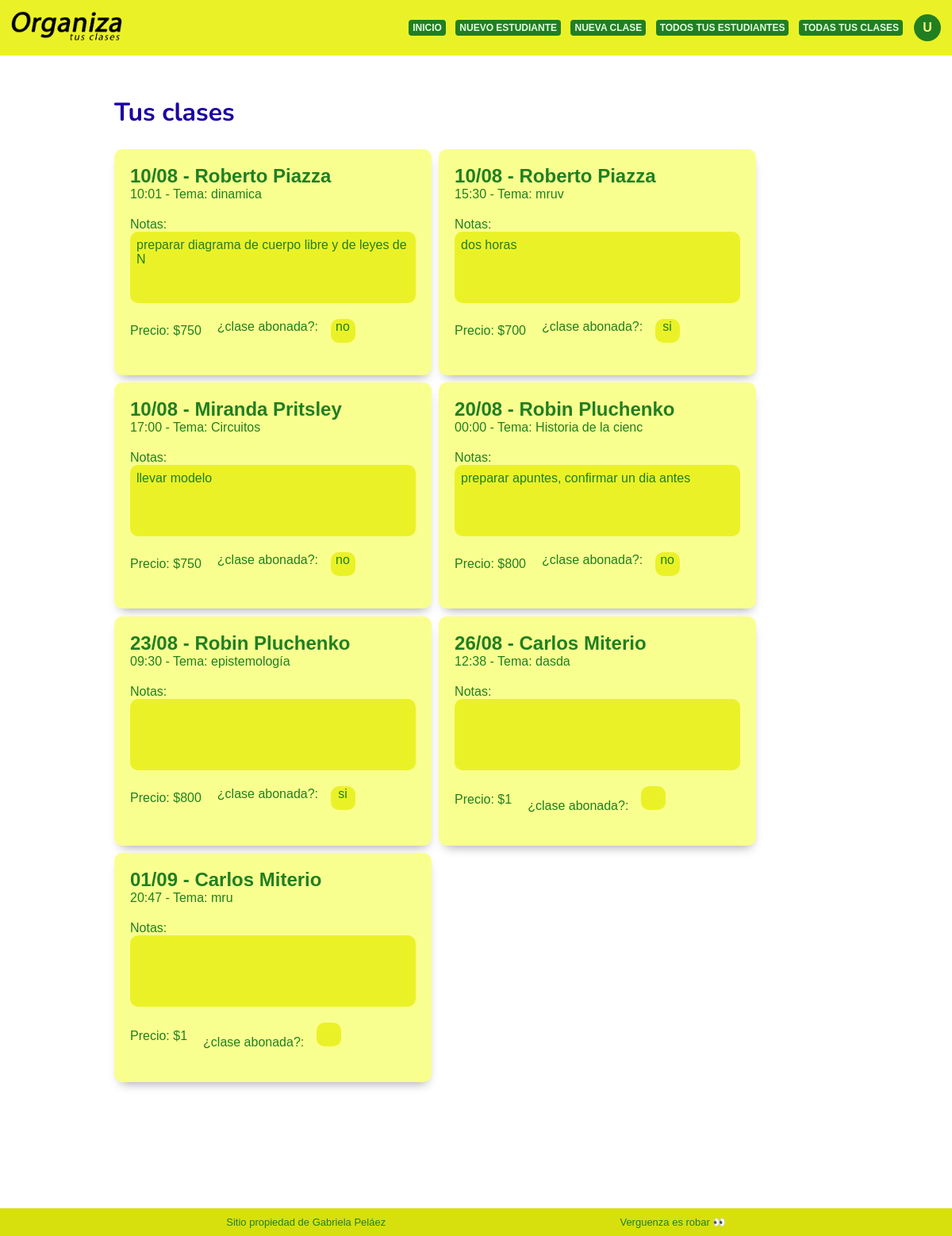
The app's page /datosClases.php (signed in) with its own data.
### tables this page shows
CREATE TABLE `clase` (
  `id_clase` int(11) NOT NULL,
  `temaClase` varchar(20) NOT NULL,
  `fecha` date NOT NULL,
  `hora` time NOT NULL,
  `precioClase` int(5) NOT NULL,
  `pago` varchar(2) NOT NULL,
  `comentClase` text NOT NULL,
  `usu_id` int(11) NOT NULL,
  `estud_id` int(11) NOT NULL
);

CREATE TABLE `estudiante` (
  `id_estud` int(11) NOT NULL,
  `nomEstud` varchar(11) NOT NULL,
  `apeEstud` varchar(11) NOT NULL,
  `correoEstud` varchar(20) NOT NULL,
  `telEstud` int(15) NOT NULL,
  `comentEstud` text NOT NULL,
  `usu_id` int(11) NOT NULL
);

### datosClases.php (the view, shortened to what this page needs)
<?php
include 'conn.php';
$usu_id = $_SESSION['userId'];
$sql = "select * FROM clase INNER JOIN estudiante ON clase.estud_id = estudiante.id_estud where estudiante.usu_id=$usu_id order by fecha,hora asc";
$result=mysqli_query($conexion, $sql);
?>
<?php
if(isset($_SESSION['userId'])){
?>
<!DOCTYPE html>
<html lang="es">
<head>
    <link rel="stylesheet" href="estilos/estilosDatosClases.css">
    <link rel="stylesheet" href="https://cdn-uicons.flaticon.com/uicons-regular-rounded/css/uicons-regular-rounded.css">
</head>
<body>
    <div>
        <?php include 'nav.php' ?>
    <main>
        <section>
            <div class="titulo">
                <h2>Tus clases</h2>
            </div>
            <div class="contenedor-clases">
                <?php
                    while($mostrar2=mysqli_fetch_array($result)){
                ?>
                <div class="desliz">
                    <div class="desliz-info">
                        <div class="desliz-titulo">
                                <?php echo date("d/m", strtotime($mostrar2['fecha'])) ?> - <?php echo $mostrar2['nomEstud'] . " ". $mostrar2['apeEstud'] ?>
                        </div>
                        <div>
                            <?php echo date("H:i", strtotime($mostrar2['hora'])) ?> - Tema: <?php echo $mostrar2['temaClase'] ?>
                        </div>
                        <div class="desliz-notas">
                            <div>
                                Notas:
                            </div>
                            <div class="desliz-coment">
                                <?php echo $mostrar2['comentClase'] ?>
                            </div>
                        </div>
                        <div class="ultimo-renglon">
                            <div class="pago">
                                <div>
                                    Precio: $<?php echo $mostrar2['precioClase'] ?>
                                </div>
                                <div class="pagoBD">
                                    <span> ¿clase abonada?:  </span> <span><?php echo $mostrar2['pago'] ?></span>
                                </div>
                            </div>
                            <div class="desliz-btns">
                                <div class="deliz-icono"><a id="editar-btn" href="editarClase.php?id=<?php echo $mostrar2['id_clase']?>"> <i class="fi-rr-edit"></i> </a></div>
                            </div>
                        </div>
                    </div>
                </div>
                <?php
                }
                ?>
            </div>
        </section>
    </main>
    <?php include 'footer.php' ?>
</body>
</html>
<?php }
else{
    echo "no iniciaste sesion, redirigiendo...";
    header('refresh:3; url= login.html');
} ?>

### estilos/estilosDatosClases.css (style rules this page uses)
* { margin: 0; padding: 0; box-sizing: border-box; font-family: 'Noto Sans JP', sans-serif; }
html { scroll-behavior: smooth; }
main { min-height: 89vh; }
main section { padding: 50px 12% 0 12%; margin-bottom: 150px; }
.titulo { margin-bottom: 25px; }
h2 { font-family: 'Nunito', sans-serif; font-size: xx-large; color: #1c00a2; }
.contenedor-clases { display: flex; flex-wrap: wrap; }
.desliz { margin-right: 1%; margin-bottom: 1%; padding: 20px; width: 400px; border-radius: 10px; background-color: #f9ff8f; color: #217f21; box-shadow: 1px 8px 14px -7px rgba(0,0,0,0.38); -webkit-box-shadow: 1px 8px 14px -7px rgba(0,0,0,0.38); -moz-box-shadow: 1px 8px 14px -7px rgba(0,0,0,0.38); }
.desliz-titulo { font-size: x-large; font-weight: bolder; }
.desliz-notas { margin-top: 20px; }
.desliz-coment { padding: 8px; min-height: 90px; height: max-content; border-radius: 10px; background-color: #eaf227; }
.ultimo-renglon { margin-top: 20px; display: flex; flex-flow: column; justify-content: space-between; }
.pago { display: flex; align-items: center; flex-flow: row; }
.pago div:nth-child(1) { margin-right: 20px; }
.pagoBD span:nth-child(1) { margin-right: 11px; }
.pagoBD span:nth-child(2) { padding: 1px 5px; width: 31px; text-align: center; height: 30px; border-radius: 10px; background-color: #eaf227; display: inline-block; }
.desliz-btns { display: flex; justify-content: flex-end; }
.deliz-icono:nth-child(1) { margin-right: 5px; }

### estilos/estilosNav.css (style rules this page uses)
* { margin: 0; padding: 0; box-sizing: border-box; font-family: 'Noto Sans JP', sans-serif; }

### records on screen
clase: fecha "10/08", estud.nomEstud "Roberto", estud.apeEstud "Piazza", hora "10:01", temaClase "dinamica", comentClase "preparar diagrama de cuerpo libre y de leyes de N", precioClase "750", pago "no"
clase: fecha "10/08", estud.nomEstud "Roberto", estud.apeEstud "Piazza", hora "15:30", temaClase "mruv", comentClase "dos horas", precioClase "700", pago "si"
clase: fecha "10/08", estud.nomEstud "Miranda", estud.apeEstud "Pritsley", hora "17:00", temaClase "Circuitos", comentClase "llevar modelo", precioClase "750", pago "no"
clase: fecha "20/08", estud.nomEstud "Robin", estud.apeEstud "Pluchenko", hora "00:00", temaClase "Historia de la cienc", comentClase "preparar apuntes, confirmar un dia antes", precioClase "800", pago "no"
clase: fecha "23/08", estud.nomEstud "Robin", estud.apeEstud "Pluchenko", hora "09:30", temaClase "epistemología", precioClase "800", pago "si"
clase: fecha "26/08", estud.nomEstud "Carlos", estud.apeEstud "Miterio", hora "12:38", temaClase "dasda", precioClase "1"
clase: fecha "01/09", estud.nomEstud "Carlos", estud.apeEstud "Miterio", hora "20:47", temaClase "mru", precioClase "1"
